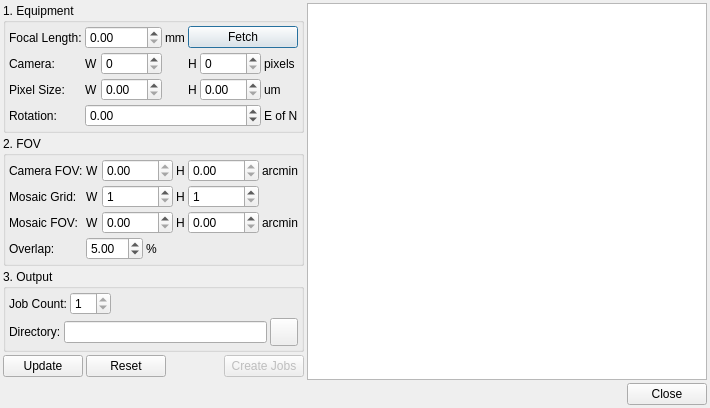
<?xml version="1.0" encoding="UTF-8"?>
<ui version="4.0">
 <class>mosaicDialog</class>
 <widget class="QDialog" name="mosaicDialog">
  <property name="geometry">
   <rect>
    <x>0</x>
    <y>0</y>
    <width>672</width>
    <height>408</height>
   </rect>
  </property>
  <property name="windowTitle">
   <string>Mosaic Job Creator</string>
  </property>
  <layout class="QVBoxLayout" name="verticalLayout_3">
   <property name="spacing">
    <number>3</number>
   </property>
   <property name="leftMargin">
    <number>3</number>
   </property>
   <property name="topMargin">
    <number>3</number>
   </property>
   <property name="rightMargin">
    <number>3</number>
   </property>
   <property name="bottomMargin">
    <number>3</number>
   </property>
   <item>
    <layout class="QHBoxLayout" name="horizontalLayout_10" stretch="1,10">
     <property name="spacing">
      <number>3</number>
     </property>
     <item>
      <layout class="QVBoxLayout" name="verticalLayout">
       <property name="spacing">
        <number>3</number>
       </property>
       <item>
        <widget class="QGroupBox" name="equipmentGroup">
         <property name="sizePolicy">
          <sizepolicy hsizetype="Minimum" vsizetype="Preferred">
           <horstretch>0</horstretch>
           <verstretch>0</verstretch>
          </sizepolicy>
         </property>
         <property name="title">
          <string>1. Equipment</string>
         </property>
         <layout class="QGridLayout" name="gridLayout">
          <property name="leftMargin">
           <number>3</number>
          </property>
          <property name="topMargin">
           <number>3</number>
          </property>
          <property name="rightMargin">
           <number>3</number>
          </property>
          <property name="bottomMargin">
           <number>3</number>
          </property>
          <property name="spacing">
           <number>3</number>
          </property>
          <item row="1" column="4">
           <widget class="QLabel" name="label_15">
            <property name="text">
             <string>pixels</string>
            </property>
           </widget>
          </item>
          <item row="3" column="0">
           <widget class="QLabel" name="label_2">
            <property name="toolTip">
             <string>Camera's rotation angle (East of North) in degrees. To measure the angle, solve an image and use the astrometry solver solution's rotation angle</string>
            </property>
            <property name="text">
             <string>Rotation:</string>
            </property>
           </widget>
          </item>
          <item row="1" column="3">
           <layout class="QHBoxLayout" name="horizontalLayout_2">
            <property name="spacing">
             <number>3</number>
            </property>
            <item>
             <widget class="QLabel" name="label_10">
              <property name="text">
               <string>H</string>
              </property>
             </widget>
            </item>
            <item>
             <widget class="QSpinBox" name="cameraHSpin">
              <property name="sizePolicy">
               <sizepolicy hsizetype="MinimumExpanding" vsizetype="Fixed">
                <horstretch>0</horstretch>
                <verstretch>0</verstretch>
               </sizepolicy>
              </property>
              <property name="minimum">
               <number>0</number>
              </property>
              <property name="maximum">
               <number>10000</number>
              </property>
              <property name="value">
               <number>0</number>
              </property>
             </widget>
            </item>
           </layout>
          </item>
          <item row="0" column="1">
           <widget class="QDoubleSpinBox" name="focalLenSpin">
            <property name="minimum">
             <double>0.000000000000000</double>
            </property>
            <property name="maximum">
             <double>10000.000000000000000</double>
            </property>
            <property name="value">
             <double>0.000000000000000</double>
            </property>
           </widget>
          </item>
          <item row="2" column="4">
           <widget class="QLabel" name="label_3">
            <property name="text">
             <string>um</string>
            </property>
           </widget>
          </item>
          <item row="1" column="1">
           <layout class="QHBoxLayout" name="horizontalLayout">
            <property name="spacing">
             <number>3</number>
            </property>
            <item>
             <widget class="QLabel" name="label_9">
              <property name="text">
               <string>W</string>
              </property>
             </widget>
            </item>
            <item>
             <widget class="QSpinBox" name="cameraWSpin">
              <property name="sizePolicy">
               <sizepolicy hsizetype="MinimumExpanding" vsizetype="Fixed">
                <horstretch>0</horstretch>
                <verstretch>0</verstretch>
               </sizepolicy>
              </property>
              <property name="minimum">
               <number>0</number>
              </property>
              <property name="maximum">
               <number>10000</number>
              </property>
              <property name="value">
               <number>0</number>
              </property>
             </widget>
            </item>
           </layout>
          </item>
          <item row="2" column="1">
           <layout class="QHBoxLayout" name="horizontalLayout_3">
            <property name="spacing">
             <number>3</number>
            </property>
            <item>
             <widget class="QLabel" name="label_13">
              <property name="text">
               <string>W</string>
              </property>
             </widget>
            </item>
            <item>
             <widget class="QDoubleSpinBox" name="pixelWSizeSpin">
              <property name="sizePolicy">
               <sizepolicy hsizetype="MinimumExpanding" vsizetype="Fixed">
                <horstretch>0</horstretch>
                <verstretch>0</verstretch>
               </sizepolicy>
              </property>
              <property name="minimum">
               <double>0.000000000000000</double>
              </property>
              <property name="value">
               <double>0.000000000000000</double>
              </property>
             </widget>
            </item>
           </layout>
          </item>
          <item row="2" column="3">
           <layout class="QHBoxLayout" name="horizontalLayout_4">
            <property name="spacing">
             <number>3</number>
            </property>
            <item>
             <widget class="QLabel" name="label_14">
              <property name="text">
               <string>H</string>
              </property>
             </widget>
            </item>
            <item>
             <widget class="QDoubleSpinBox" name="pixelHSizeSpin">
              <property name="sizePolicy">
               <sizepolicy hsizetype="MinimumExpanding" vsizetype="Fixed">
                <horstretch>0</horstretch>
                <verstretch>0</verstretch>
               </sizepolicy>
              </property>
             </widget>
            </item>
           </layout>
          </item>
          <item row="2" column="0">
           <widget class="QLabel" name="label_11">
            <property name="toolTip">
             <string>Camera pixel size in microns</string>
            </property>
            <property name="text">
             <string>Pixel Size:</string>
            </property>
           </widget>
          </item>
          <item row="1" column="0">
           <widget class="QLabel" name="label_8">
            <property name="toolTip">
             <string>Camera frame width and height in pixels</string>
            </property>
            <property name="text">
             <string>Camera:</string>
            </property>
           </widget>
          </item>
          <item row="0" column="0">
           <widget class="QLabel" name="label_4">
            <property name="toolTip">
             <string>Mount focal length in millimeters</string>
            </property>
            <property name="text">
             <string>Focal Length:</string>
            </property>
           </widget>
          </item>
          <item row="3" column="1" colspan="3">
           <widget class="QDoubleSpinBox" name="rotationSpin">
            <property name="minimum">
             <double>-360.000000000000000</double>
            </property>
            <property name="maximum">
             <double>360.000000000000000</double>
            </property>
            <property name="singleStep">
             <double>10.000000000000000</double>
            </property>
           </widget>
          </item>
          <item row="3" column="4">
           <widget class="QLabel" name="label_6">
            <property name="text">
             <string>E of N</string>
            </property>
           </widget>
          </item>
          <item row="0" column="2">
           <widget class="QLabel" name="label_5">
            <property name="text">
             <string>mm</string>
            </property>
           </widget>
          </item>
          <item row="0" column="3" colspan="2">
           <widget class="QPushButton" name="fetchB">
            <property name="toolTip">
             <string>Fill data from Ekos active profile</string>
            </property>
            <property name="text">
             <string>Fetch</string>
            </property>
            <property name="icon">
             <iconset theme="download">
              <normaloff>.</normaloff>.</iconset>
            </property>
           </widget>
          </item>
         </layout>
        </widget>
       </item>
       <item>
        <widget class="QGroupBox" name="fovGroup">
         <property name="enabled">
          <bool>true</bool>
         </property>
         <property name="title">
          <string>2. FOV</string>
         </property>
         <layout class="QGridLayout" name="gridLayout_2">
          <property name="leftMargin">
           <number>3</number>
          </property>
          <property name="topMargin">
           <number>3</number>
          </property>
          <property name="rightMargin">
           <number>3</number>
          </property>
          <property name="bottomMargin">
           <number>3</number>
          </property>
          <property name="spacing">
           <number>3</number>
          </property>
          <item row="0" column="0">
           <widget class="QLabel" name="cameraFOVLabel">
            <property name="enabled">
             <bool>true</bool>
            </property>
            <property name="toolTip">
             <string>Camera FOV in arc minutes as determined from equipment parameters above</string>
            </property>
            <property name="text">
             <string>Camera FOV:</string>
            </property>
           </widget>
          </item>
          <item row="1" column="0">
           <widget class="QLabel" name="label">
            <property name="toolTip">
             <string>Specify the number of rows and columns of the final mosaic image</string>
            </property>
            <property name="text">
             <string>Mosaic Grid:</string>
            </property>
           </widget>
          </item>
          <item row="4" column="1">
           <widget class="QDoubleSpinBox" name="overlapSpin">
            <property name="enabled">
             <bool>true</bool>
            </property>
            <property name="maximum">
             <double>20.000000000000000</double>
            </property>
            <property name="value">
             <double>5.000000000000000</double>
            </property>
           </widget>
          </item>
          <item row="0" column="4">
           <widget class="QLabel" name="cameraFOVUnits">
            <property name="enabled">
             <bool>true</bool>
            </property>
            <property name="text">
             <string>arcmin</string>
            </property>
           </widget>
          </item>
          <item row="2" column="0">
           <widget class="QLabel" name="targetFOVLabel">
            <property name="enabled">
             <bool>true</bool>
            </property>
            <property name="toolTip">
             <string>Final mosaic field of view size in arc minutes. Click update to calculate it or enter it manually.</string>
            </property>
            <property name="text">
             <string>Mosaic FOV:</string>
            </property>
           </widget>
          </item>
          <item row="2" column="4">
           <widget class="QLabel" name="targetFOVUnits">
            <property name="enabled">
             <bool>true</bool>
            </property>
            <property name="text">
             <string>arcmin</string>
            </property>
           </widget>
          </item>
          <item row="0" column="3">
           <layout class="QHBoxLayout" name="horizontalLayout_6">
            <property name="spacing">
             <number>3</number>
            </property>
            <item>
             <widget class="QLabel" name="cameraHFOVLabel">
              <property name="enabled">
               <bool>true</bool>
              </property>
              <property name="text">
               <string>H</string>
              </property>
             </widget>
            </item>
            <item>
             <widget class="QDoubleSpinBox" name="cameraHFOVSpin">
              <property name="enabled">
               <bool>true</bool>
              </property>
              <property name="readOnly">
               <bool>true</bool>
              </property>
              <property name="maximum">
               <double>3600.000000000000000</double>
              </property>
             </widget>
            </item>
           </layout>
          </item>
          <item row="0" column="1" colspan="2">
           <layout class="QHBoxLayout" name="horizontalLayout_5">
            <property name="spacing">
             <number>3</number>
            </property>
            <item>
             <widget class="QLabel" name="cameraWFOVLabel">
              <property name="enabled">
               <bool>true</bool>
              </property>
              <property name="text">
               <string>W</string>
              </property>
             </widget>
            </item>
            <item>
             <widget class="QDoubleSpinBox" name="cameraWFOVSpin">
              <property name="enabled">
               <bool>true</bool>
              </property>
              <property name="readOnly">
               <bool>true</bool>
              </property>
              <property name="maximum">
               <double>3600.000000000000000</double>
              </property>
             </widget>
            </item>
           </layout>
          </item>
          <item row="1" column="1" colspan="2">
           <layout class="QHBoxLayout" name="horizontalLayout_11">
            <property name="spacing">
             <number>3</number>
            </property>
            <item>
             <widget class="QLabel" name="label_7">
              <property name="text">
               <string>W</string>
              </property>
             </widget>
            </item>
            <item>
             <widget class="QSpinBox" name="mosaicWSpin">
              <property name="sizePolicy">
               <sizepolicy hsizetype="MinimumExpanding" vsizetype="Fixed">
                <horstretch>0</horstretch>
                <verstretch>0</verstretch>
               </sizepolicy>
              </property>
              <property name="minimum">
               <number>1</number>
              </property>
              <property name="maximum">
               <number>10</number>
              </property>
             </widget>
            </item>
           </layout>
          </item>
          <item row="4" column="2">
           <widget class="QLabel" name="overlapUnits">
            <property name="enabled">
             <bool>true</bool>
            </property>
            <property name="text">
             <string>%</string>
            </property>
           </widget>
          </item>
          <item row="1" column="3">
           <layout class="QHBoxLayout" name="horizontalLayout_12">
            <property name="spacing">
             <number>3</number>
            </property>
            <item>
             <widget class="QLabel" name="label_12">
              <property name="text">
               <string>H</string>
              </property>
             </widget>
            </item>
            <item>
             <widget class="QSpinBox" name="mosaicHSpin">
              <property name="sizePolicy">
               <sizepolicy hsizetype="MinimumExpanding" vsizetype="Fixed">
                <horstretch>0</horstretch>
                <verstretch>0</verstretch>
               </sizepolicy>
              </property>
              <property name="minimum">
               <number>1</number>
              </property>
              <property name="maximum">
               <number>10</number>
              </property>
             </widget>
            </item>
           </layout>
          </item>
          <item row="4" column="0">
           <widget class="QLabel" name="overlapLabel">
            <property name="enabled">
             <bool>true</bool>
            </property>
            <property name="toolTip">
             <string>Percentage of overlap between two neighbouring images</string>
            </property>
            <property name="text">
             <string>Overlap:</string>
            </property>
           </widget>
          </item>
          <item row="2" column="3">
           <layout class="QHBoxLayout" name="horizontalLayout_8">
            <property name="spacing">
             <number>3</number>
            </property>
            <item>
             <widget class="QLabel" name="targetFOVHLabel">
              <property name="enabled">
               <bool>true</bool>
              </property>
              <property name="text">
               <string>H</string>
              </property>
             </widget>
            </item>
            <item>
             <widget class="QDoubleSpinBox" name="targetHFOVSpin">
              <property name="enabled">
               <bool>true</bool>
              </property>
              <property name="maximum">
               <double>3600.000000000000000</double>
              </property>
             </widget>
            </item>
           </layout>
          </item>
          <item row="2" column="1" colspan="2">
           <layout class="QHBoxLayout" name="horizontalLayout_7">
            <property name="spacing">
             <number>3</number>
            </property>
            <item>
             <widget class="QLabel" name="targetFOVWLabel">
              <property name="enabled">
               <bool>true</bool>
              </property>
              <property name="text">
               <string>W</string>
              </property>
             </widget>
            </item>
            <item>
             <widget class="QDoubleSpinBox" name="targetWFOVSpin">
              <property name="enabled">
               <bool>true</bool>
              </property>
              <property name="maximum">
               <double>3600.000000000000000</double>
              </property>
             </widget>
            </item>
           </layout>
          </item>
         </layout>
        </widget>
       </item>
       <item>
        <widget class="QGroupBox" name="groupBox">
         <property name="title">
          <string>3. Output</string>
         </property>
         <layout class="QVBoxLayout" name="verticalLayout_2">
          <property name="spacing">
           <number>3</number>
          </property>
          <property name="leftMargin">
           <number>3</number>
          </property>
          <property name="topMargin">
           <number>3</number>
          </property>
          <property name="rightMargin">
           <number>3</number>
          </property>
          <property name="bottomMargin">
           <number>3</number>
          </property>
          <item>
           <layout class="QHBoxLayout" name="horizontalLayout_14">
            <property name="spacing">
             <number>3</number>
            </property>
            <item>
             <widget class="QLabel" name="jobCountLabel">
              <property name="enabled">
               <bool>true</bool>
              </property>
              <property name="toolTip">
               <string>Number of scheduler jobs required to capture the mosaic image. Click update to calculate it</string>
              </property>
              <property name="text">
               <string>Job Count:</string>
              </property>
             </widget>
            </item>
            <item>
             <widget class="QSpinBox" name="jobCountSpin">
              <property name="enabled">
               <bool>true</bool>
              </property>
              <property name="readOnly">
               <bool>true</bool>
              </property>
              <property name="minimum">
               <number>1</number>
              </property>
             </widget>
            </item>
            <item>
             <spacer name="horizontalSpacer_2">
              <property name="orientation">
               <enum>Qt::Horizontal</enum>
              </property>
              <property name="sizeHint" stdset="0">
               <size>
                <width>40</width>
                <height>20</height>
               </size>
              </property>
             </spacer>
            </item>
           </layout>
          </item>
          <item>
           <layout class="QHBoxLayout" name="horizontalLayout_13">
            <property name="spacing">
             <number>3</number>
            </property>
            <item>
             <widget class="QLabel" name="textLabel1_18">
              <property name="toolTip">
               <string>Directory to save sequence images</string>
              </property>
              <property name="whatsThis">
               <string/>
              </property>
              <property name="text">
               <string>Directory:</string>
              </property>
             </widget>
            </item>
            <item>
             <widget class="QLineEdit" name="jobsDir"/>
            </item>
            <item>
             <widget class="QPushButton" name="selectJobsDirB">
              <property name="sizePolicy">
               <sizepolicy hsizetype="Fixed" vsizetype="Fixed">
                <horstretch>0</horstretch>
                <verstretch>0</verstretch>
               </sizepolicy>
              </property>
              <property name="minimumSize">
               <size>
                <width>28</width>
                <height>28</height>
               </size>
              </property>
              <property name="maximumSize">
               <size>
                <width>28</width>
                <height>28</height>
               </size>
              </property>
              <property name="text">
               <string/>
              </property>
             </widget>
            </item>
           </layout>
          </item>
         </layout>
        </widget>
       </item>
       <item>
        <layout class="QHBoxLayout" name="horizontalLayout_9">
         <property name="spacing">
          <number>3</number>
         </property>
         <item>
          <widget class="QPushButton" name="updateB">
           <property name="toolTip">
            <string>Calculate target FOV and number of jobs required to capture the mosaic</string>
           </property>
           <property name="text">
            <string>Update</string>
           </property>
          </widget>
         </item>
         <item>
          <widget class="QPushButton" name="resetB">
           <property name="toolTip">
            <string>Reset all parameters</string>
           </property>
           <property name="text">
            <string>Reset</string>
           </property>
          </widget>
         </item>
         <item>
          <spacer name="horizontalSpacer">
           <property name="orientation">
            <enum>Qt::Horizontal</enum>
           </property>
           <property name="sizeHint" stdset="0">
            <size>
             <width>40</width>
             <height>20</height>
            </size>
           </property>
          </spacer>
         </item>
         <item>
          <widget class="QPushButton" name="createJobsB">
           <property name="enabled">
            <bool>false</bool>
           </property>
           <property name="toolTip">
            <string>Create scheduler jobs to capture the mosaic image</string>
           </property>
           <property name="text">
            <string>Create Jobs</string>
           </property>
          </widget>
         </item>
        </layout>
       </item>
       <item>
        <spacer name="verticalSpacer">
         <property name="orientation">
          <enum>Qt::Vertical</enum>
         </property>
         <property name="sizeHint" stdset="0">
          <size>
           <width>20</width>
           <height>40</height>
          </size>
         </property>
        </spacer>
       </item>
      </layout>
     </item>
     <item>
      <widget class="QGraphicsView" name="mosaicView">
       <property name="minimumSize">
        <size>
         <width>400</width>
         <height>300</height>
        </size>
       </property>
       <property name="verticalScrollBarPolicy">
        <enum>Qt::ScrollBarAlwaysOff</enum>
       </property>
       <property name="horizontalScrollBarPolicy">
        <enum>Qt::ScrollBarAlwaysOff</enum>
       </property>
       <property name="backgroundBrush">
        <brush brushstyle="Dense6Pattern">
         <color alpha="255">
          <red>0</red>
          <green>0</green>
          <blue>0</blue>
         </color>
        </brush>
       </property>
      </widget>
     </item>
    </layout>
   </item>
   <item>
    <widget class="QDialogButtonBox" name="buttonBox">
     <property name="orientation">
      <enum>Qt::Horizontal</enum>
     </property>
     <property name="standardButtons">
      <set>QDialogButtonBox::Close</set>
     </property>
    </widget>
   </item>
  </layout>
 </widget>
 <tabstops>
  <tabstop>focalLenSpin</tabstop>
  <tabstop>cameraWSpin</tabstop>
  <tabstop>cameraHSpin</tabstop>
  <tabstop>pixelWSizeSpin</tabstop>
  <tabstop>pixelHSizeSpin</tabstop>
  <tabstop>cameraWFOVSpin</tabstop>
  <tabstop>cameraHFOVSpin</tabstop>
  <tabstop>targetWFOVSpin</tabstop>
  <tabstop>targetHFOVSpin</tabstop>
  <tabstop>overlapSpin</tabstop>
 </tabstops>
 <resources/>
 <connections>
  <connection>
   <sender>buttonBox</sender>
   <signal>accepted()</signal>
   <receiver>mosaicDialog</receiver>
   <slot>accept()</slot>
   <hints>
    <hint type="sourcelabel">
     <x>248</x>
     <y>254</y>
    </hint>
    <hint type="destinationlabel">
     <x>157</x>
     <y>274</y>
    </hint>
   </hints>
  </connection>
  <connection>
   <sender>buttonBox</sender>
   <signal>rejected()</signal>
   <receiver>mosaicDialog</receiver>
   <slot>reject()</slot>
   <hints>
    <hint type="sourcelabel">
     <x>316</x>
     <y>260</y>
    </hint>
    <hint type="destinationlabel">
     <x>286</x>
     <y>274</y>
    </hint>
   </hints>
  </connection>
 </connections>
</ui>
